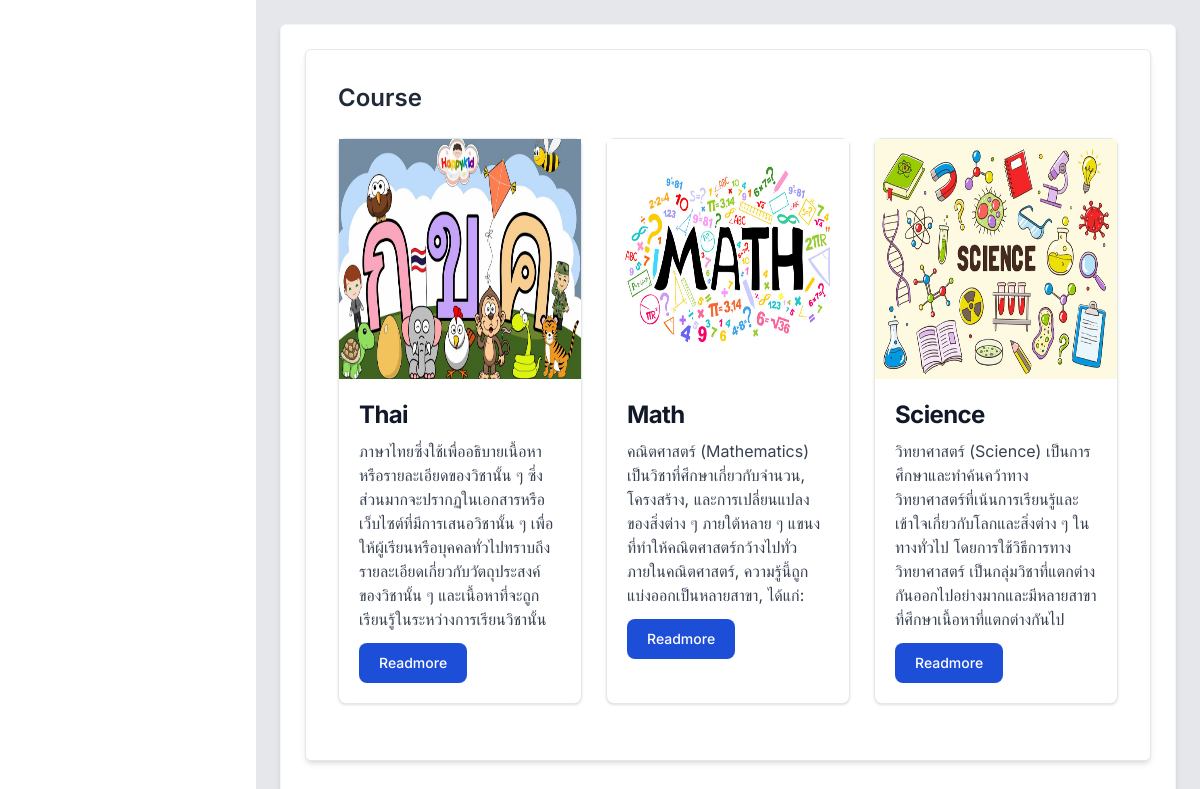
The app's page /Academic/course.php, older data.
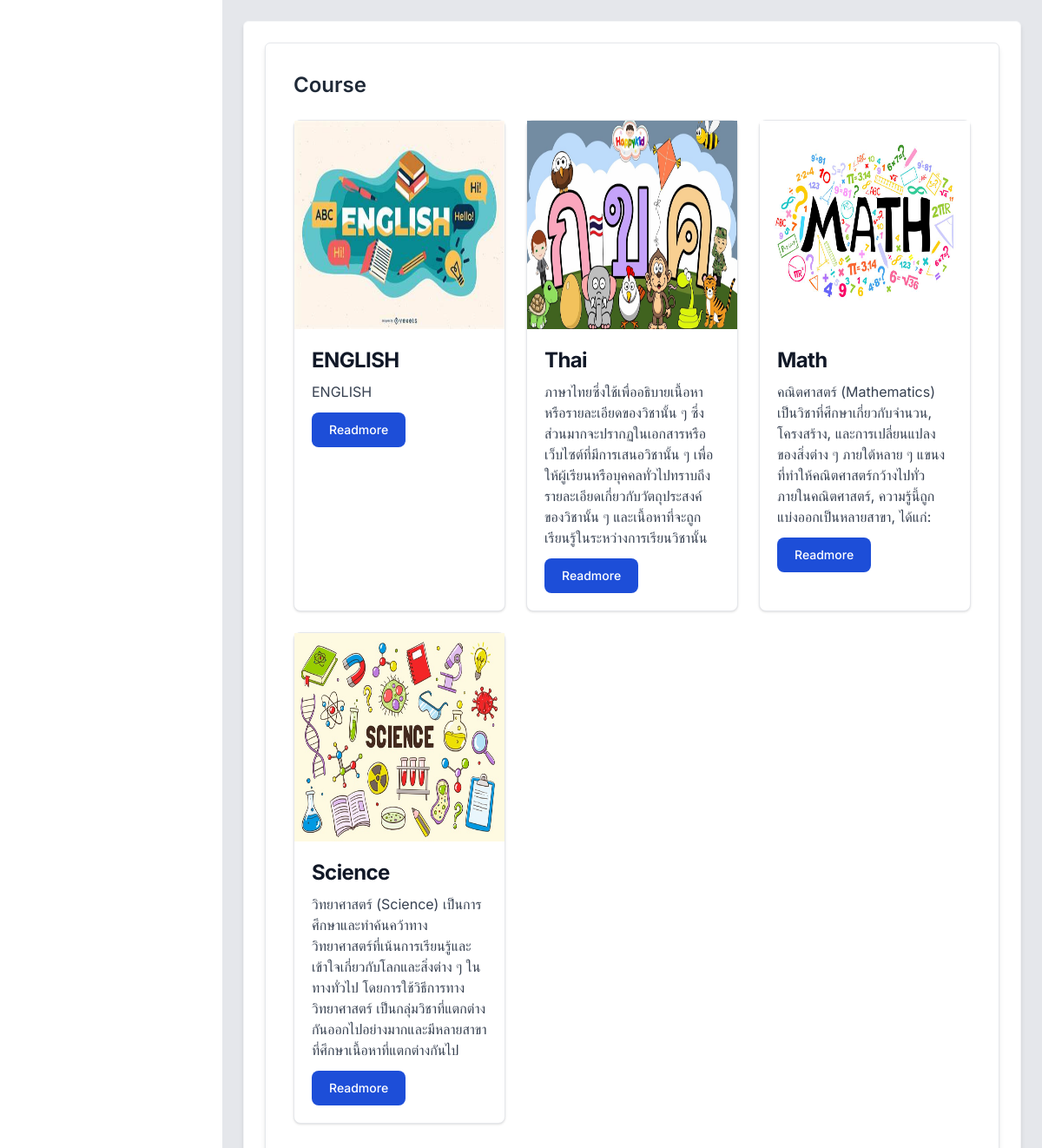
The same page, newer data.
### tables this page shows
CREATE TABLE `course` (
  `course_id` int(10) UNSIGNED ZEROFILL NOT NULL,
  `course_name` varchar(200) NOT NULL,
  `course_description` varchar(255) NOT NULL,
  `sec_id` int(1) NOT NULL,
  `credits` int(1) NOT NULL,
  `semester` int(1) NOT NULL,
  `year` int(4) NOT NULL,
  `course_image` varchar(255) DEFAULT NULL
);

### Academic/course.php (the view, shortened to what this page needs)
<?php include 'connectdatabase.php';
?>
<!DOCTYPE html>
<html lang="en">
<head>
    <link href="https://fonts.bunny.net/css?family=figtree:400,500,600&display=swap" rel="stylesheet" />
    <link href='https://unpkg.com/boxicons@2.1.4/css/boxicons.min.css' rel='stylesheet'>
    <link href="https://cdn.jsdelivr.net/npm/remixicon@3.5.0/fonts/remixicon.css" rel="stylesheet">
    <script src="https://cdn.tailwindcss.com"></script>
    <link href="style.css" rel="stylesheet">
</head>
<body class="text-gray-800 font-inter">
    <main class="w-full md:w-[calc(100%-256px)] md:ml-64 bg-gray-200 min-h-screen transition-all main">
        <div class="p-6">
            <div class="">
                <div class="grid grid-cols-1 lg:grid-cols-2 gap-6 mb-6">
                    <div class="bg-white border border-gray-100 shadow-md p-6 rounded-md lg:col-span-2 w-full">
                        <div class="flex flex-col lg:flex-row justify-between mb-4 items-start">
                            <div class="mx-auto bg-white p-8 border rounded-md shadow-md w-full justify-center">
                                <h2 class="text-2xl font-semibold mb-6">Course</h2>
                                <div class="grid grid-cols-1 lg:grid-cols-3 gap-6 mb-6 mx-auto">
                                    <?php
                                    $sql = "SELECT * FROM course ORDER BY course_id DESC";
                                    $result = mysqli_query($conn, $sql);
                                    while ($row = mysqli_fetch_assoc($result)) {
                                    ?>
                                        <div class="max-w-sm bg-white border border-gray-200 rounded-lg shadow dark:bg-gray-800 dark:border-gray-700">
                                            <a href="coursepage.php?course_id=<?= $row['course_id'] ?>">
                                                <img src="../Academic/system/imagecourse/<?= $row['course_image'] ?>" class="w-full max-w-96 max-h-96 h-60">
                                            </a>
                                            <div class="p-5 flex flex-col">
                                                <div>
                                                    <a href="#">
                                                        <h5 class="mb-2 text-2xl font-bold tracking-tight text-gray-900 dark:text-white">
                                                            <?= $row['course_name'] ?>
                                                        </h5>
                                                    </a>
                                                    <p class="mb-3 font-normal md:text-base text-xs text-gray-700 dark:text-gray-400">
                                                        <?= $row['course_description'] ?>
                                                    </p>
                                                </div>
                                                <div class="items-end">
                                                    <button onclick="redirectTocoursepage(<?= $row['course_id'] ?>)" class="block text-white bg-blue-700 hover:bg-blue-800 focus:ring-4 focus:outline-none focus:ring-blue-300 font-medium rounded-lg text-sm px-5 py-2.5 text-center dark:bg-blue-600 dark:hover:bg-blue-700 dark:focus:ring-blue-800" type="button">
                                                        Readmore
                                                    </button>
                                                </div>
                                            </div>
                                        </div>
                                    <?php
                                    }
                                    ?>
                                </div>
                            </div>
                        </div>
                    </div>
                </div>
            </div>
        </div>
    </main>
</body>
</html>

### Academic/style.css (style rules this page uses)
html { line-height: 1.5; -webkit-text-size-adjust: 100%; -moz-tab-size: 4; -o-tab-size: 4; tab-size: 4; font-family: ui-sans-serif, system-ui, -apple-system, BlinkMacSystemFont, "Segoe UI", Roboto, "Helvetica Neue", Arial, "Noto Sans", sans-serif, "Apple Color Emoji", "Segoe UI Emoji", "Segoe UI Symbol", "Noto Color Emoji"; font-feature-settings: normal; font-variation-settings: normal; }
body { margin: 0; line-height: inherit; }
h1, h2, h3, h4, h5, h6 { font-size: inherit; font-weight: inherit; }
a { color: inherit; text-decoration: inherit; }
button, input, optgroup, select, textarea { font-family: inherit; font-feature-settings: inherit; font-variation-settings: inherit; font-size: 100%; font-weight: inherit; line-height: inherit; color: inherit; margin: 0; padding: 0; }
button, select { text-transform: none; }
button, [type='button'], [type='reset'], [type='submit'] { -webkit-appearance: button; background-color: transparent; background-image: none; }
blockquote, dl, dd, h1, h2, h3, h4, h5, h6, hr, figure, p, pre { margin: 0; }
button, [role="button"] { cursor: pointer; }
img, svg, video, canvas, audio, iframe, embed, object { display: block; vertical-align: middle; }
img, video { max-width: 100%; height: auto; }
.mb-2 { margin-bottom: 0.5rem; }
.mb-4 { margin-bottom: 1rem; }
.mb-6 { margin-bottom: 1.5rem; }
.block { display: block; }
.flex { display: flex; }
.grid { display: grid; }
.min-h-screen { min-height: 100vh; }
.w-full { width: 100%; }
.grid-cols-1 { grid-template-columns: repeat(1, minmax(0, 1fr)); }
.items-start { align-items: flex-start; }
.justify-center { justify-content: center; }
.justify-between { justify-content: space-between; }
.gap-6 { gap: 1.5rem; }
.rounded-md { border-radius: 0.375rem; }
.border { border-width: 1px; }
.border-gray-100 { --tw-border-opacity: 1; border-color: rgb(243 244 246 / var(--tw-border-opacity)); }
.border-gray-200 { --tw-border-opacity: 1; border-color: rgb(229 231 235 / var(--tw-border-opacity)); }
.bg-white { --tw-bg-opacity: 1; background-color: rgb(255 255 255 / var(--tw-bg-opacity)); }
.p-6 { padding: 1.5rem; }
.font-inter { font-family: 'Inter', sans-serif; }
.text-2xl { font-size: 1.5rem; line-height: 2rem; }
.text-sm { font-size: 0.875rem; line-height: 1.25rem; }
.font-bold { font-weight: 700; }
.font-medium { font-weight: 500; }
.font-normal { font-weight: 400; }
.font-semibold { font-weight: 600; }
.text-gray-800 { --tw-text-opacity: 1; color: rgb(31 41 55 / var(--tw-text-opacity)); }
.text-white { --tw-text-opacity: 1; color: rgb(255 255 255 / var(--tw-text-opacity)); }
.shadow-md { --tw-shadow: 0 4px 6px -1px rgb(0 0 0 / 0.1), 0 2px 4px -2px rgb(0 0 0 / 0.1); --tw-shadow-colored: 0 4px 6px -1px var(--tw-shadow-color), 0 2px 4px -2px var(--tw-shadow-color); box-shadow: var(--tw-ring-offset-shadow, 0 0 #0000), var(--tw-ring-shadow, 0 0 #0000), var(--tw-shadow); }
.transition-all { transition-property: all; transition-timing-function: cubic-bezier(0.4, 0, 0.2, 1); transition-duration: 150ms; }
@media (min-width: 768px) { .md\:ml-64 { margin-left: 16rem; } }
@media (min-width: 768px) { .md\:w-\[calc\(100\%-256px\)\] { width: calc(100% - 256px); } }
@media (min-width: 1024px) { .lg\:col-span-2 { grid-column: span 2 / span 2; } }
@media (min-width: 1024px) { .lg\:grid-cols-2 { grid-template-columns: repeat(2, minmax(0, 1fr)); } }
@media (min-width: 1024px) { .lg\:grid-cols-3 { grid-template-columns: repeat(3, minmax(0, 1fr)); } }

Row changes from the older to the newer data that the page shows:
added course: course_image (picture), course_name "ENGLISH", course_description "ENGLISH"
